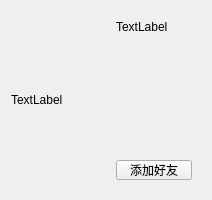
<?xml version="1.0" encoding="UTF-8"?>
<ui version="4.0">
 <class>recommendWidget</class>
 <widget class="QWidget" name="recommendWidget">
  <property name="geometry">
   <rect>
    <x>0</x>
    <y>0</y>
    <width>212</width>
    <height>200</height>
   </rect>
  </property>
  <property name="minimumSize">
   <size>
    <width>0</width>
    <height>0</height>
   </size>
  </property>
  <property name="maximumSize">
   <size>
    <width>100000</width>
    <height>1000000</height>
   </size>
  </property>
  <property name="windowTitle">
   <string>Form</string>
  </property>
  <property name="styleSheet">
   <string notr="true">margin:0;</string>
  </property>
  <layout class="QHBoxLayout" name="horizontalLayout" stretch="5,2">
   <item>
    <widget class="QLabel" name="headLab">
     <property name="minimumSize">
      <size>
       <width>90</width>
       <height>90</height>
      </size>
     </property>
     <property name="maximumSize">
      <size>
       <width>90</width>
       <height>90</height>
      </size>
     </property>
     <property name="text">
      <string>TextLabel</string>
     </property>
    </widget>
   </item>
   <item>
    <widget class="QWidget" name="widget" native="true">
     <layout class="QVBoxLayout" name="verticalLayout">
      <item>
       <widget class="QLabel" name="nickLab">
        <property name="text">
         <string>TextLabel</string>
        </property>
       </widget>
      </item>
      <item>
       <spacer name="verticalSpacer">
        <property name="orientation">
         <enum>Qt::Vertical</enum>
        </property>
        <property name="sizeHint" stdset="0">
         <size>
          <width>20</width>
          <height>40</height>
         </size>
        </property>
       </spacer>
      </item>
      <item>
       <widget class="QPushButton" name="addBtn">
        <property name="minimumSize">
         <size>
          <width>70</width>
          <height>0</height>
         </size>
        </property>
        <property name="focusPolicy">
         <enum>Qt::NoFocus</enum>
        </property>
        <property name="text">
         <string>添加好友</string>
        </property>
        <property name="autoDefault">
         <bool>false</bool>
        </property>
       </widget>
      </item>
     </layout>
    </widget>
   </item>
  </layout>
 </widget>
 <resources/>
 <connections/>
</ui>
